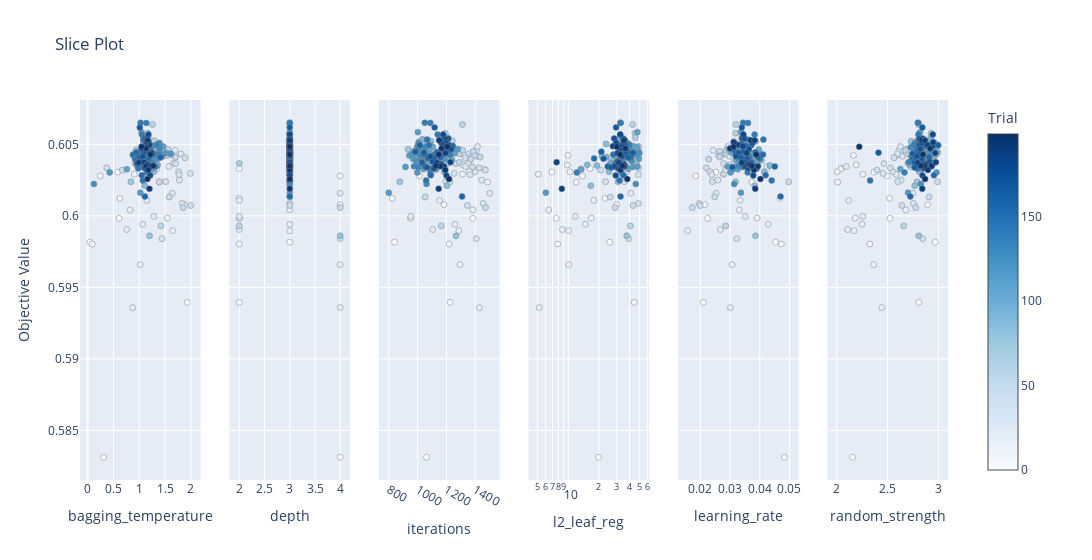

Notebook cell for this chart:
### Code cell
plot_slice(study)

### Figure 1 — Plotly figure (JSON) as saved in the notebook; plotly's stock layout.template omitted (floating-point values rounded to 4 significant figures; data arrays with more than 128 entries replaced by an {"elided": "..."} marker saying what was removed)
{"data": [{"marker": {"color": {"elided": "200 int values"}, "colorbar": {"title": {"text": "Trial"}, "x": 1.0, "xpad": 40}, "colorscale": [[0.0, "rgb(247,251,255)"], [0.125, "rgb(222,235,247)"], [0.25, "rgb(198,219,239)"], [0.375, "rgb(158,202,225)"], [0.5, "rgb(107,174,214)"], [0.625, "rgb(66,146,198)"], [0.75, "rgb(33,113,181)"], [0.875, "rgb(8,81,156)"], [1.0, "rgb(8,48,107)"]], "line": {"color": "Grey", "width": 0.5}, "showscale": true}, "mode": "markers", "name": "Feasible Trial", "showlegend": false, "x": {"elided": "200 float values"}, "y": {"elided": "200 float values"}, "type": "scatter", "xaxis": "x", "yaxis": "y"}, {"marker": {"color": {"elided": "200 int values"}, "colorbar": {"title": {"text": "Trial"}, "x": 1.0, "xpad": 40}, "colorscale": [[0.0, "rgb(247,251,255)"], [0.125, "rgb(222,235,247)"], [0.25, "rgb(198,219,239)"], [0.375, "rgb(158,202,225)"], [0.5, "rgb(107,174,214)"], [0.625, "rgb(66,146,198)"], [0.75, "rgb(33,113,181)"], [0.875, "rgb(8,81,156)"], [1.0, "rgb(8,48,107)"]], "line": {"color": "Grey", "width": 0.5}, "showscale": false}, "mode": "markers", "name": "Feasible Trial", "showlegend": false, "x": {"elided": "200 int values"}, "y": {"elided": "200 float values"}, "type": "scatter", "xaxis": "x2", "yaxis": "y2"}, {"marker": {"color": {"elided": "200 int values"}, "colorbar": {"title": {"text": "Trial"}, "x": 1.0, "xpad": 40}, "colorscale": [[0.0, "rgb(247,251,255)"], [0.125, "rgb(222,235,247)"], [0.25, "rgb(198,219,239)"], [0.375, "rgb(158,202,225)"], [0.5, "rgb(107,174,214)"], [0.625, "rgb(66,146,198)"], [0.75, "rgb(33,113,181)"], [0.875, "rgb(8,81,156)"], [1.0, "rgb(8,48,107)"]], "line": {"color": "Grey", "width": 0.5}, "showscale": false}, "mode": "markers", "name": "Feasible Trial", "showlegend": false, "x": {"elided": "200 int values"}, "y": {"elided": "200 float values"}, "type": "scatter", "xaxis": "x3", "yaxis": "y3"}, {"marker": {"color": {"elided": "200 int values"}, "colorbar": {"title": {"text": "Trial"}, "x": 1.0, "xpad": 40}, "colorscale": [[0.0, "rgb(247,251,255)"], [0.125, "rgb(222,235,247)"], [0.25, "rgb(198,219,239)"], [0.375, "rgb(158,202,225)"], [0.5, "rgb(107,174,214)"], [0.625, "rgb(66,146,198)"], [0.75, "rgb(33,113,181)"], [0.875, "rgb(8,81,156)"], [1.0, "rgb(8,48,107)"]], "line": {"color": "Grey", "width": 0.5}, "showscale": false}, "mode": "markers", "name": "Feasible Trial", "showlegend": false, "x": {"elided": "200 float values"}, "y": {"elided": "200 float values"}, "type": "scatter", "xaxis": "x4", "yaxis": "y4"}, {"marker": {"color": {"elided": "200 int values"}, "colorbar": {"title": {"text": "Trial"}, "x": 1.0, "xpad": 40}, "colorscale": [[0.0, "rgb(247,251,255)"], [0.125, "rgb(222,235,247)"], [0.25, "rgb(198,219,239)"], [0.375, "rgb(158,202,225)"], [0.5, "rgb(107,174,214)"], [0.625, "rgb(66,146,198)"], [0.75, "rgb(33,113,181)"], [0.875, "rgb(8,81,156)"], [1.0, "rgb(8,48,107)"]], "line": {"color": "Grey", "width": 0.5}, "showscale": false}, "mode": "markers", "name": "Feasible Trial", "showlegend": false, "x": {"elided": "200 float values"}, "y": {"elided": "200 float values"}, "type": "scatter", "xaxis": "x5", "yaxis": "y5"}, {"marker": {"color": {"elided": "200 int values"}, "colorbar": {"title": {"text": "Trial"}, "x": 1.0, "xpad": 40}, "colorscale": [[0.0, "rgb(247,251,255)"], [0.125, "rgb(222,235,247)"], [0.25, "rgb(198,219,239)"], [0.375, "rgb(158,202,225)"], [0.5, "rgb(107,174,214)"], [0.625, "rgb(66,146,198)"], [0.75, "rgb(33,113,181)"], [0.875, "rgb(8,81,156)"], [1.0, "rgb(8,48,107)"]], "line": {"color": "Grey", "width": 0.5}, "showscale": false}, "mode": "markers", "name": "Feasible Trial", "showlegend": false, "x": {"elided": "200 float values"}, "y": {"elided": "200 float values"}, "type": "scatter", "xaxis": "x6", "yaxis": "y6"}], "layout": {"xaxis": {"anchor": "y", "domain": [0.0, 0.1389], "title": {"text": "bagging_temperature"}}, "yaxis": {"anchor": "x", "domain": [0.0, 1.0], "title": {"text": "Objective Value"}}, "xaxis2": {"anchor": "y2", "domain": [0.1722, 0.3111], "title": {"text": "depth"}}, "yaxis2": {"anchor": "x2", "domain": [0.0, 1.0], "matches": "y", "showticklabels": false}, "xaxis3": {"anchor": "y3", "domain": [0.3444, 0.4833], "title": {"text": "iterations"}}, "yaxis3": {"anchor": "x3", "domain": [0.0, 1.0], "matches": "y", "showticklabels": false}, "xaxis4": {"anchor": "y4", "domain": [0.5167, 0.6556], "title": {"text": "l2_leaf_reg"}, "type": "log"}, "yaxis4": {"anchor": "x4", "domain": [0.0, 1.0], "matches": "y", "showticklabels": false}, "xaxis5": {"anchor": "y5", "domain": [0.6889, 0.8278], "title": {"text": "learning_rate"}}, "yaxis5": {"anchor": "x5", "domain": [0.0, 1.0], "matches": "y", "showticklabels": false}, "xaxis6": {"anchor": "y6", "domain": [0.8611, 1.0], "title": {"text": "random_strength"}}, "yaxis6": {"anchor": "x6", "domain": [0.0, 1.0], "matches": "y", "showticklabels": false}, "title": {"text": "Slice Plot"}, "width": 1800}}
